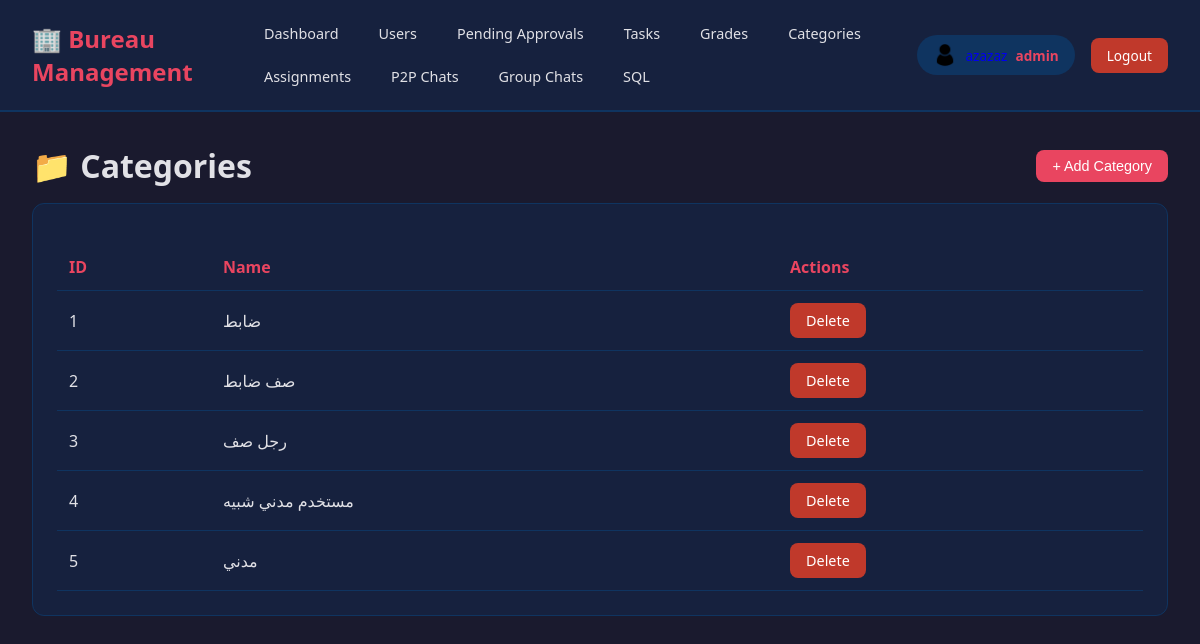
The app's page /web/categories (signed in) with its own data.
### database.py (models this page shows)
class Category(db.Model):
    __tablename__ = 'categories'
    category_id = db.Column(db.Integer, primary_key=True)
    category_name = db.Column(db.Text, nullable=False)

### app.py (the view)
@app.route('/web/categories')
@manager_required
def web_categories():
    categories = Category.query.all()
    return render_template('tables/categories.html', categories=categories)

### app.py (called while the page is built)
@app.context_processor
def inject_pending_approvals_count():
    def get_pending_approvals_count():
        return UserApprovalRequest.query.count()
    return dict(get_pending_approvals_count=get_pending_approvals_count)

### templates/tables/categories.html (shortened to what this page needs)
{% extends "base.html" %}
{% block content %}
<div style="display: flex; justify-content: space-between; align-items: center; margin-bottom: 1rem;">
    <h1>📁 Categories</h1>
    <button class="btn btn-primary" onclick="document.getElementById('addModal').classList.add('active')">+ Add Category</button>
</div>
<div class="card">
    <table>
        <thead><tr><th>ID</th><th>Name</th><th>Actions</th></tr></thead>
        <tbody>
            {% for cat in categories %}
            <tr><td>{{ cat.category_id }}</td><td>{{ cat.category_name }}</td>
                <td><a href="{{ url_for('web_delete_category', id=cat.category_id) }}" class="btn btn-danger" onclick="return confirm('Delete?')">Delete</a></td></tr>
            {% endfor %}
        </tbody>
    </table>
</div>
{% endblock %}

### templates/base.html (style rules this page uses)
* { margin: 0; padding: 0; box-sizing: border-box; }
body { font-family: 'Segoe UI', Tahoma, Geneva, Verdana, sans-serif; background: #1a1a2e; color: #e1e1e6; min-height: 100vh; }
.card { background: #16213e; border-radius: 12px; padding: 1.5rem; margin-bottom: 1.5rem; border: 1px solid #0f3460; }
table { width: 100%; border-collapse: collapse; margin-top: 1rem; }
th, td { padding: 0.75rem; text-align: left; border-bottom: 1px solid #0f3460; }
th { color: #e94560; font-weight: 600; }
.btn { display: inline-block; padding: 0.5rem 1rem; border-radius: 8px; text-decoration: none; border: none; cursor: pointer; font-size: 0.9rem; transition: all 0.3s; }
.btn-primary { background: #e94560; color: white; }
.btn-danger { background: #c0392b; color: white; }

### records on screen
Category: category_id "1", category_name "ضابط"
Category: category_id "2", category_name "صف ضابط"
Category: category_id "3", category_name "رجل صف"
Category: category_id "4", category_name "مستخدم مدني شبيه"
Category: category_id "5", category_name "مدني"

### other values on screen
{{ session.get('user_role_name', 'Unknown') }} "admin"
